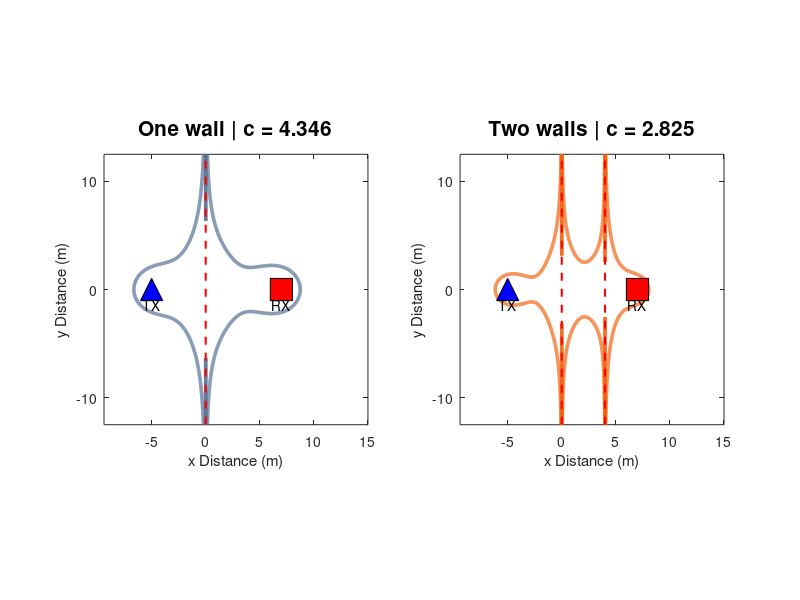

This figure's MATLAB source: (Note: this script raises an error after producing the figure.)
function compare_wall_counts()
    %场景参数设置
    TX = [-5, 0];
    RX = [7, 0];

    wallLayouts = {0, [0 4]};
    titles = {'One wall', 'Two walls'};

    gammaDb = 6;
    gammaAmp = 10^(gammaDb/20);

    singlePoint = [-6.64, 0];

    pointsDouble = [-6.5 0; -3.1 0; 2 2.7; 2 -2.7; 5.8 0; 8.2 0];
    pointNames = {'A','B','C','D','E','F'};

    step = 0.025;

    xAxis = -9.4:step:15;
    yAxis = -12.5:step:12.5;

    [X,Y] = meshgrid(xAxis,yAxis);

    f = figure('Color','w', ...
        'Position',[100 100 1100 520]);

    for j = 1:2

        walls = wallLayouts{j};

        F = coverageMetric(X,Y,TX,RX,walls);

        if j == 1

            k = coverageMetric( ...
                singlePoint(1),singlePoint(2), ...
                TX,RX,walls);

            c = gammaAmp*k;

            fprintf('\n========== ONE WALL ==========\n');
            fprintf('k = %.6f\n',k);
            fprintf('c = %.6f\n',c);

        else

            fprintf('\n========== TWO WALLS ==========\n');

            nPoints = size(pointsDouble,1);
            Fpoints = coverageMetric(pointsDouble(:,1),pointsDouble(:,2),TX,RX,walls);
            cPoints = gammaAmp*Fpoints;

            k = mean(Fpoints);
            c = gammaAmp*k;

            residuals = Fpoints-k;

            fprintf('Point    x        y        F        c_i\n');

            for i = 1:nPoints
                fprintf('%s     %7.3f  %7.3f  %8.4f  %8.4f\n', ...
                    pointNames{i}, ...
                    pointsDouble(i,1), ...
                    pointsDouble(i,2), ...
                    Fpoints(i),cPoints(i));
            end

            fprintf('\nFitted k = %.6f\n',k);
            fprintf('Fitted c = %.6f\n',c);

            RMSE = sqrt(mean(residuals.^2));
            relativeRMSE = RMSE/max(abs(k),eps);

            fprintf('RMSE of F = %.6f\n',RMSE);
            fprintf('Relative RMSE = %.2f%%\n', ...
                relativeRMSE*100);

            regionNames = {'Left','Middle','Right'};

            for r = 1:3
                idx = (2*r-1):(2*r);
                cRegion = mean(cPoints(idx));

                fprintf('%s region fitted c = %.6f\n', ...
                    regionNames{r},cRegion);
            end

            if relativeRMSE > 0.05
                warning(['Six boundary points are not consistent ' ...
                         'with a single coefficient c. ' ...
                         'The propagation model may need revision.']);
            end

        end

        ax = subplot(1,2,j);
        hold(ax,'on');

        if j == 1
            boundaryColor = [0.32 0.43 0.58];
        else
            boundaryColor = [0.95 0.38 0.05];
        end

        contour(ax,X,Y,F,[k k], ...
            'LineColor',boundaryColor, ...
            'LineWidth',2.5);

        for w = walls
            plot(ax,[w w],[yAxis(1) yAxis(end)], ...
                'r--','LineWidth',1.5);
        end

        plot(ax,TX(1),TX(2),'k^', ...
            'MarkerFaceColor','b','MarkerSize',16);

        plot(ax,RX(1),RX(2),'ks', ...
            'MarkerFaceColor','r','MarkerSize',16);

        text(ax,TX(1),-1.4,'TX', ...
            'HorizontalAlignment','center');

        text(ax,RX(1),-1.4,'RX', ...
            'HorizontalAlignment','center');

        title(ax,sprintf('%s | c = %.3f',titles{j},c), ...
            'FontSize',15);

        xlabel(ax,'x Distance (m)');
        ylabel(ax,'y Distance (m)');

        axis(ax,'equal');
        xlim(ax,[xAxis(1),xAxis(end)]);
        ylim(ax,[yAxis(1),yAxis(end)]);

        xticks(ax,[-5 0 5 10 15]);
        yticks(ax,[-10 0 10]);

        box(ax,'on');
        hold(ax,'off');

    end

    save_reproduction(f,mfilename);
end

function F = coverageMetric(X,Y,TX,RX,walls)

    nodes = [TX(1),sort(walls),RX(1)];
    staticProduct = prod(abs(diff(nodes)));

    Dtx = legProduct(X,Y,TX,walls);
    Drx = legProduct(X,Y,RX,walls);

    F = Dtx.*Drx./staticProduct;

end

function P = legProduct(X,Y,device,walls)

    xD = device(1);
    yD = device(2);

    R = hypot(X-xD,Y-yD);

    [~,idx] = sort(abs(walls-xD));
    walls = walls(idx);

    P = ones(size(X));
    previous = zeros(size(X));

    for i = 1:numel(walls)

        w = walls(i);

        crosses = (X-w).*(xD-w) < 0;

        t = zeros(size(X));
        t(crosses) = (w-xD)./(X(crosses)-xD);

        segment = R(crosses).* ...
            (t(crosses)-previous(crosses));

        P(crosses) = P(crosses).*segment;

        previous(crosses) = t(crosses);
    end

    finalSegment = R.*(1-previous);

    P = P.*finalSegment;
end
